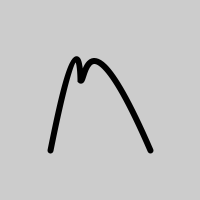
Frame 1 (no input)
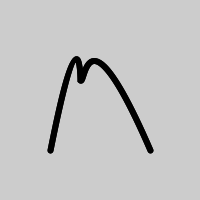
Frame 2 (the mouse pressed at the canvas centre, redrawn once)

The Processing sketch that drew these frames (run headless with seeded random() and noise(); the mouse was pressed at the canvas centre and the sketch redrawn once):

// Processing sketch: ex22_1
// ── ex22_1.pde
//Write your own function to draw a parameterized arch.

float A = 150.0;
void setup() { 
  size(200, 200); 
  smooth(); 
  noLoop();
}
void draw() { arch(A);
}
void arch(float curvature) {
  float y =150.0;
  strokeWeight(6);
  noFill();
  beginShape();
  vertex(50.0, y);
  bezierVertex(80.0, y-curvature, 80.0, 80.0, 80.0, 80.0);
  bezierVertex(85.0, 85.0, 85.0, y-curvature, 150, y);
  endShape();
}
